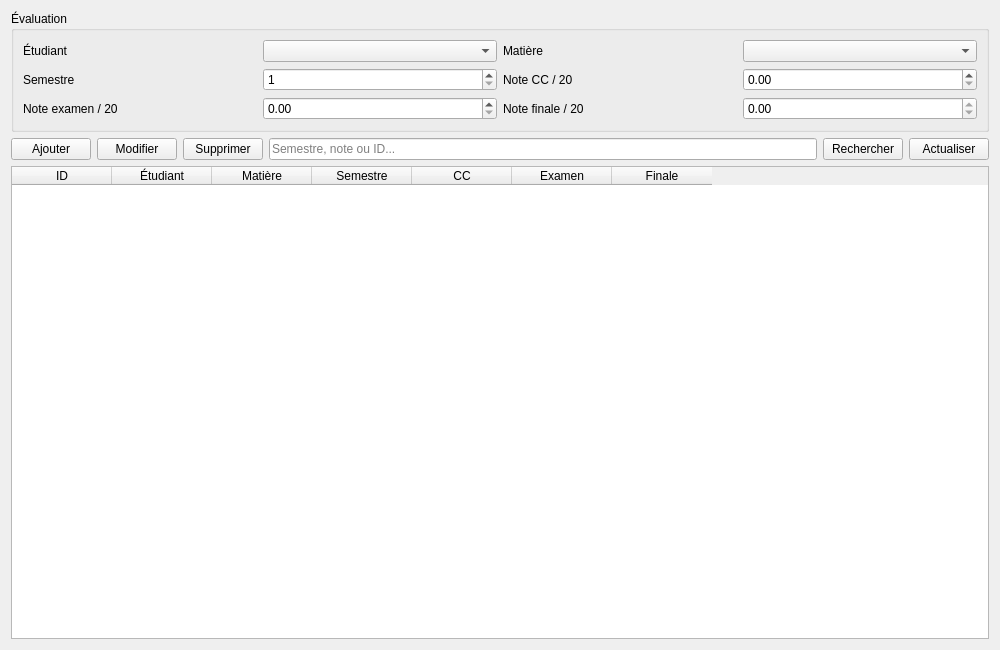
<?xml version="1.0" encoding="UTF-8"?>
<ui version="4.0">
 <class>NoteForm</class>
 <widget class="QWidget" name="NoteForm">
  <property name="geometry"><rect><x>0</x><y>0</y><width>1000</width><height>650</height></rect></property>
  <property name="windowTitle"><string>Notes</string></property>
  <layout class="QVBoxLayout" name="verticalLayout">
   <item>
    <widget class="QGroupBox" name="groupNote">
     <property name="title"><string>Évaluation</string></property>
     <layout class="QGridLayout" name="gridLayout">
      <item row="0" column="0"><widget class="QLabel" name="lblEtudiant"><property name="text"><string>Étudiant</string></property></widget></item>
      <item row="0" column="1"><widget class="QComboBox" name="comboEtudiant"/></item>
      <item row="0" column="2"><widget class="QLabel" name="lblMatiere"><property name="text"><string>Matière</string></property></widget></item>
      <item row="0" column="3"><widget class="QComboBox" name="comboMatiere"/></item>
      <item row="1" column="0"><widget class="QLabel" name="lblSemestre"><property name="text"><string>Semestre</string></property></widget></item>
      <item row="1" column="1"><widget class="QSpinBox" name="spinSemestre"><property name="minimum"><number>1</number></property><property name="maximum"><number>12</number></property></widget></item>
      <item row="1" column="2"><widget class="QLabel" name="lblCC"><property name="text"><string>Note CC / 20</string></property></widget></item>
      <item row="1" column="3"><widget class="QDoubleSpinBox" name="spinCC"><property name="maximum"><double>20.000000000000000</double></property><property name="decimals"><number>2</number></property></widget></item>
      <item row="2" column="0"><widget class="QLabel" name="lblExamen"><property name="text"><string>Note examen / 20</string></property></widget></item>
      <item row="2" column="1"><widget class="QDoubleSpinBox" name="spinExamen"><property name="maximum"><double>20.000000000000000</double></property><property name="decimals"><number>2</number></property></widget></item>
      <item row="2" column="2"><widget class="QLabel" name="lblFinale"><property name="text"><string>Note finale / 20</string></property></widget></item>
      <item row="2" column="3"><widget class="QDoubleSpinBox" name="spinFinale"><property name="maximum"><double>20.000000000000000</double></property><property name="decimals"><number>2</number></property><property name="readOnly"><bool>true</bool></property></widget></item>
     </layout>
    </widget>
   </item>
   <item>
    <layout class="QHBoxLayout" name="actionsLayout">
     <item><widget class="QPushButton" name="btnAjouter"><property name="text"><string>Ajouter</string></property></widget></item>
     <item><widget class="QPushButton" name="btnModifier"><property name="text"><string>Modifier</string></property></widget></item>
     <item><widget class="QPushButton" name="btnSupprimer"><property name="text"><string>Supprimer</string></property></widget></item>
     <item><widget class="QLineEdit" name="txtRecherche"><property name="placeholderText"><string>Semestre, note ou ID...</string></property></widget></item>
     <item><widget class="QPushButton" name="btnRechercher"><property name="text"><string>Rechercher</string></property></widget></item>
     <item><widget class="QPushButton" name="btnActualiser"><property name="text"><string>Actualiser</string></property></widget></item>
    </layout>
   </item>
   <item>
    <widget class="QTableWidget" name="tableNotes">
    <property name="columnCount"><number>7</number></property>
     <column><property name="text"><string>ID</string></property></column>
     <column><property name="text"><string>Étudiant</string></property></column>
     <column><property name="text"><string>Matière</string></property></column>
     <column><property name="text"><string>Semestre</string></property></column>
     <column><property name="text"><string>CC</string></property></column>
     <column><property name="text"><string>Examen</string></property></column>
     <column><property name="text"><string>Finale</string></property></column>
    </widget>
   </item>
  </layout>
 </widget>
 <resources/>
 <connections/>
</ui>
